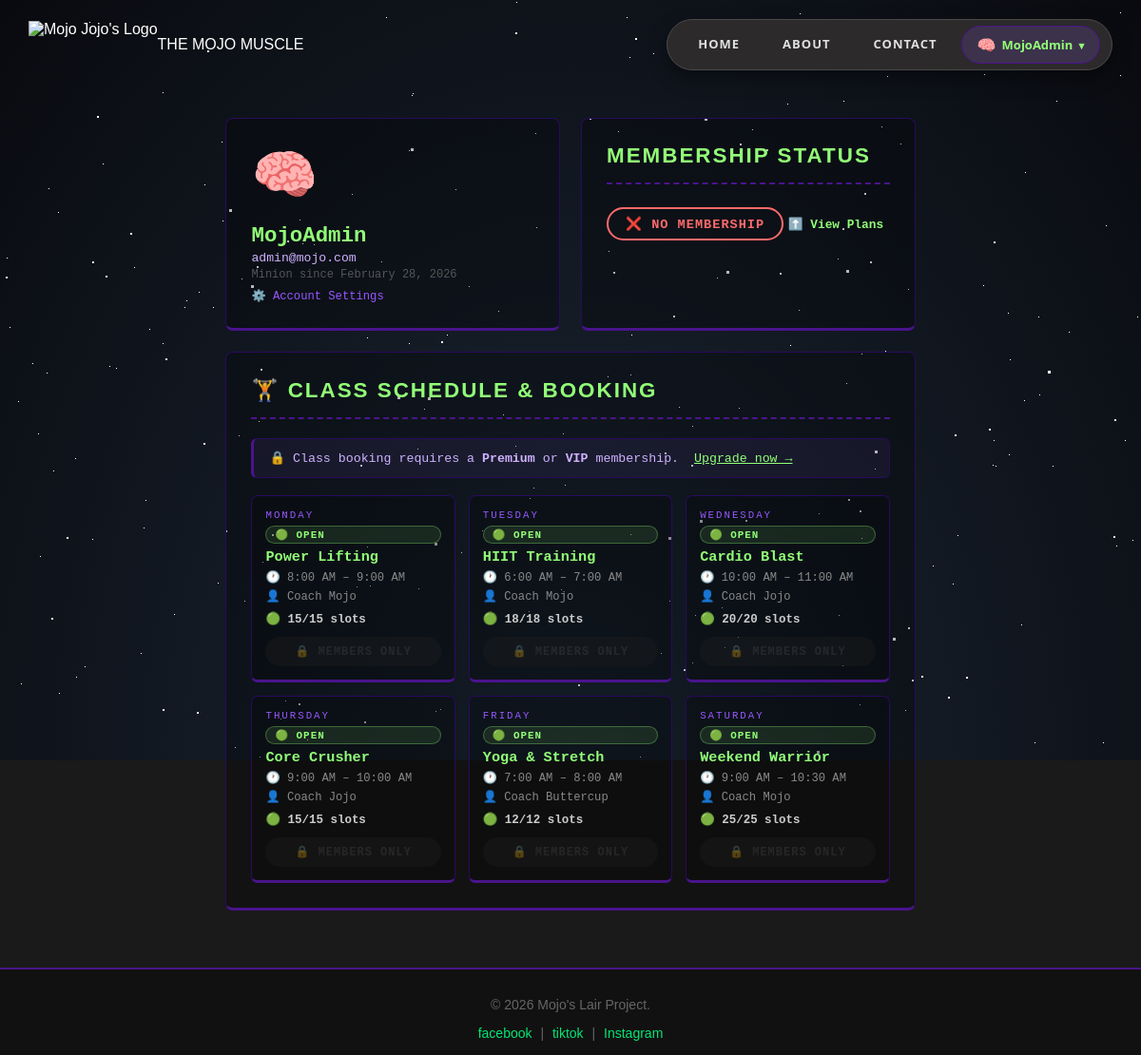
The page /dashboard.php (signed in) on the database as committed earlier.
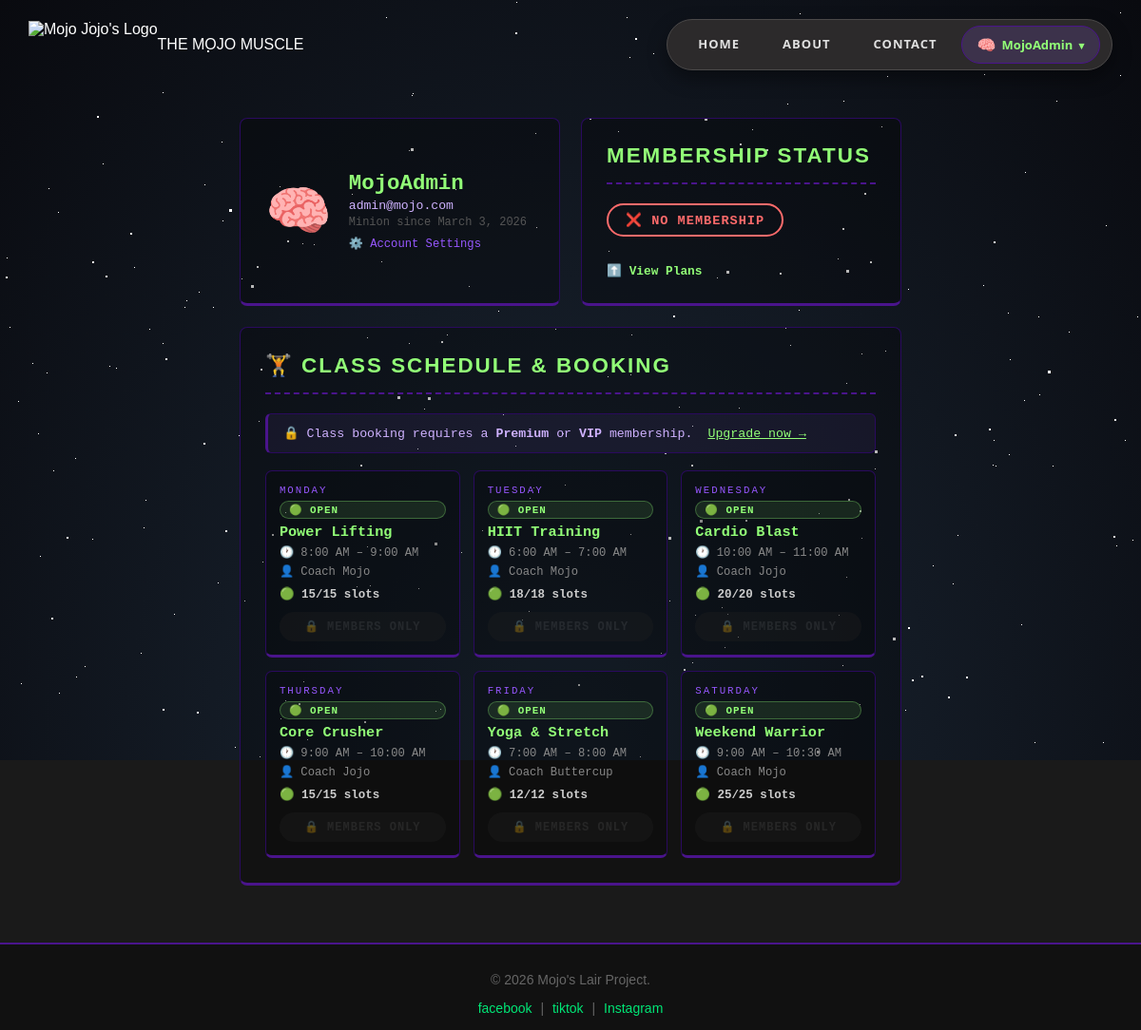
The same page on the database as committed later.
### tables this page shows
CREATE TABLE `users` (
  `id` int(11) NOT NULL,
  `username` varchar(50) NOT NULL,
  `email` varchar(100) NOT NULL,
  `password` varchar(255) NOT NULL,
  `role` enum('member','admin') DEFAULT 'member',
  `created_at` timestamp NOT NULL DEFAULT current_timestamp()
);

CREATE TABLE `gym_classes` (
  `id` int(11) NOT NULL,
  `class_name` varchar(100) NOT NULL,
  `instructor` varchar(100) NOT NULL,
  `schedule_day` enum('Monday','Tuesday','Wednesday','Thursday','Friday','Saturday','Sunday') NOT NULL,
  `start_time` time NOT NULL,
  `end_time` time NOT NULL,
  `max_slots` int(11) DEFAULT 20,
  `created_at` timestamp NOT NULL DEFAULT current_timestamp()
);

### dashboard.php (the view, shortened to what this page needs)
<?php
require_once __DIR__ . '/config/db.php';
$user_id = $_SESSION['user_id'];
$stmt = $conn->prepare("
    SELECT u.username, u.email, u.created_at, m.plan, m.status, m.start_date, m.end_date
    FROM users u
    LEFT JOIN memberships m ON m.id = (SELECT id FROM memberships WHERE user_id = u.id ORDER BY id DESC LIMIT 1)
    WHERE u.id = ?
");
$stmt->bind_param("i", $user_id); $stmt->execute();
$user = $stmt->get_result()->fetch_assoc(); $stmt->close();
$cs = $conn->prepare("
    SELECT gc.*,
           (SELECT COUNT(*) FROM bookings WHERE class_id=gc.id) AS booked_count,
           (SELECT COUNT(*) FROM bookings WHERE class_id=gc.id AND user_id=?) AS is_booked
    FROM gym_classes gc
    ORDER BY FIELD(gc.schedule_day,'Monday','Tuesday','Wednesday','Thursday','Friday','Saturday','Sunday'), gc.start_time
");
$cs->bind_param("i", $user_id); $cs->execute();
$all_classes = $cs->get_result()->fetch_all(MYSQLI_ASSOC); $cs->close();
$plan       = $user['plan']   ?? 'Free';
$status     = $user['status'] ?? '';
$mem_active = $status === 'active';
$pd_map     = [
    'Free'=>['FREE','#aaa','🆓'], 'Monthly'=>['FREE','#aaa','🆓'],
    'Premium'=>['PREMIUM','#92ff77','⭐'], 'Quarterly'=>['PREMIUM','#92ff77','⭐'],
    'VIP'=>['VIP','#ffd700','👑'], 'Annual'=>['VIP','#ffd700','👑'],
];
[$label, $color, $icon] = $pd_map[$plan] ?? ['FREE','#aaa','🆓'];
$can_book = $mem_active && $label !== 'FREE';
$days_left = $pct = 0;
?>
<!DOCTYPE html>
<html lang="en">
<head>
    <link rel="stylesheet" href="assets/css/style.css">
    <link rel="stylesheet" href="assets/css/bg.css">
    <link rel="stylesheet" href="assets/css/inup.css">
    <link rel="stylesheet" href="assets/css/home.css">
</head>
<body>
<?php include 'bg.php'; ?>
<?php $page = "DASHBOARD"; include 'navbar.php'; ?>
<div class="dash-wrapper">
    <div class="dash-section">
        <div class="dash-card profile-card">
            <div class="profile-avatar">🧠</div>
            <div class="profile-info">
                <h2 class="profile-name"><?php echo htmlspecialchars($user['username']); ?></h2>
                <p class="profile-email"><?php echo htmlspecialchars($user['email']); ?></p>
                <p class="profile-joined">Minion since <?php echo date('F j, Y', strtotime($user['created_at'])); ?></p>
                <a href="profile.php" class="dash-settings-link">⚙️ Account Settings</a>
            </div>
        </div>
        <div class="dash-card membership-card">
            <p class="card-title">Membership Status</p>
            <?php if ($mem_active): ?>
            <div class="mem-badge" style="border-color:<?php echo $color; ?>; color:<?php echo $color; ?>;">
                <?php echo $icon.' '.$label; ?> — ACTIVE
            </div>
            <?php if ($label !== 'FREE'): ?>
            <div class="mem-detail"><span>📅 Started</span><span><?php echo date('M j, Y', strtotime($user['start_date'])); ?></span></div>
            <div class="mem-detail"><span>⏳ Expires</span><span><?php echo date('M j, Y', strtotime($user['end_date'])); ?></span></div>
            <div class="mem-detail">
                <span>🗓️ Days Left</span>
                <span style="color:<?php echo $days_left < 7 ? '#ff6b6b' : '#92ff77'; ?>"><?php echo $days_left; ?> days</span>
            </div>
            <?php if ($pct > 0): ?>
            <div class="mem-bar-wrap">
                <div class="mem-bar"><div class="mem-bar-fill" style="width:<?php echo $pct; ?>%; background:<?php echo $color; ?>;"></div></div>
                <small><?php echo $pct; ?>% remaining</small>
            </div>
            <?php endif; ?>
            <?php else: ?>
            <p style="color:#888; font-size:0.82rem; margin-top:12px;">You're on the free plan. Upgrade to unlock class booking, priority slots & more.</p>
            <?php endif; ?>
            <a href="plans.php" class="upgrade-link" style="color:<?php echo $label==='FREE'?'#92ff77':($label==='PREMIUM'?'#ffd700':'#cfb2ff'); ?>">
                <?php echo $label==='FREE'?'⬆️ Upgrade Plan':($label==='PREMIUM'?'👑 Go VIP':'✅ You\'re on the best plan!'); ?>
            </a>
            <?php else: ?>
            <div class="mem-badge" style="border-color:#ff6b6b; color:#ff6b6b;">❌ NO MEMBERSHIP</div>
            <a href="plans.php" class="upgrade-link" style="color:#92ff77;">⬆️ View Plans</a>
            <?php endif; ?>
        </div>
    </div>
    <div class="dash-card full-width">
        <p class="card-title">🏋️ Class Schedule & Booking</p>
        <?php if (!$can_book): ?>
        <div class="upgrade-notice">
            <?php if ($label === 'FREE'): ?>
            🔒 Class booking requires a <strong>Premium</strong> or <strong>VIP</strong> membership.
            <a href="plans.php" style="color:#92ff77; margin-left:8px;">Upgrade now →</a>
            <?php else: ?>
            Your membership is inactive. <a href="plans.php" style="color:#92ff77;">View plans →</a>
            <?php endif; ?>
        </div>
        <?php endif; ?>
        <div class="classes-grid">
            <?php foreach ($all_classes as $cls):
                $slots_left = $cls['max_slots'] - $cls['booked_count'];
                $is_booked  = (bool)$cls['is_booked'];
                $is_full    = $slots_left <= 0 && !$is_booked;
                $is_closed  = ($cls['status'] ?? 'open') === 'closed';
                $cls_class  = $is_closed ? 'closed-class' : ($is_booked ? 'booked' : ($is_full ? 'full' : ''));
                $time_str   = date('g:i A', strtotime($cls['start_time'])).' – '.date('g:i A', strtotime($cls['end_time']));
            ?>
            <div class="class-card <?php echo $cls_class; ?>">
                <div class="class-day"><?php echo $cls['schedule_day']; ?></div>
                <span class="class-status-badge <?php echo $is_closed ? 'closed' : 'open'; ?>">
                    <?php echo $is_closed ? '🔴 CLOSED' : '🟢 OPEN'; ?>
                </span>
                <div class="class-name"><?php echo htmlspecialchars($cls['class_name']); ?></div>
                <div class="class-meta">🕐 <?php echo $time_str; ?></div>
                <div class="class-meta">👤 <?php echo htmlspecialchars($cls['instructor']); ?></div>
                <?php if (!$is_closed): ?>
                <div class="class-slots <?php echo $slots_left <= 3 ? 'low' : ''; ?>">
                    <?php if ($is_booked): ?>✅ Booked
                    <?php elseif ($is_full): ?>🔴 Full
                    <?php else: ?>🟢 <?php echo $slots_left; ?>/<?php echo $cls['max_slots']; ?> slots
                    <?php endif; ?>
                </div>
                <?php if ($can_book): ?>
                    <?php if ($is_booked): ?>
                        <button class="class-btn cancel-btn" data-id="<?php echo $cls['id']; ?>">CANCEL</button>
                    <?php elseif (!$is_full): ?>
                        <button class="class-btn book-btn" data-id="<?php echo $cls['id']; ?>">BOOK CLASS</button>
                    <?php else: ?>
                        <button class="class-btn" disabled>FULL</button>
                    <?php endif; ?>
                <?php else: ?>
                    <button class="class-btn" disabled style="opacity:0.35;">🔒 MEMBERS ONLY</button>
                <?php endif; ?>
                <?php else: ?>
                <button class="class-btn" disabled style="background:#2a0000; color:#ff6b6b; border:1px solid #4a0000;">UNAVAILABLE</button>
                <?php endif; ?>
            </div>
            <?php endforeach; ?>
        </div>
    </div>
</div>
<?php include 'footer.php'; ?>
</body>
</html>

### bg.php (shortened to what this page needs)
<!DOCTYPE html>
<html lang="en">
<head>
    <link rel="stylesheet" href="assets/css/bg.css">
</head>
<body>
    <div class="container">
      <div id="stars3"></div>
    </div>
</body>
</html>

### navbar.php (shortened to what this page needs)
<?php
$is_logged = isset($_SESSION['user_id']);
$username  = $_SESSION['username'] ?? '';
?>
<nav class="navbar">
    <div class="nav-brand">
        <img src="Assets/image/logo.png" alt="Mojo Jojo's Logo" class="nav-logo">
        <header>THE MOJO MUSCLE</header>
    </div>
    <ul class="nav-links">
        <li><a href="HOME.php"    class="<?php echo ($page == 'HOME')    ? 'active' : ''; ?>">HOME</a></li>
        <li><a href="about.php"   class="<?php echo ($page == 'ABOUT')   ? 'active' : ''; ?>">ABOUT</a></li>
        <li><a href="contact.php" class="<?php echo ($page == 'CONTACT') ? 'active' : ''; ?>">CONTACT</a></li>
        <?php if ($is_logged): ?>
        <li class="nav-dropdown">
            <button class="nav-user-btn" id="nav-user-btn">
                <span class="nav-avatar">🧠</span>
                <span class="nav-username"><?php echo htmlspecialchars($username); ?></span>
                <span class="nav-chevron">▾</span>
            </button>
        </li>
        <?php else: ?>
        <li><a href="#" id="open-signin-btn" class="<?php echo ($page == 'LOGIN') ? 'active' : ''; ?>">SIGN IN</a></li>
        <?php endif; ?>
    </ul>
</nav>

### footer.php
<footer class="footer">
    <div class="footer-container">
        <p>&copy; <?php echo date("Y"); ?> Mojo's Lair Project.</p>
        <div class="social-links">
            <a href="#">facebook</a> | <a href="#">tiktok</a> | <a href="#">Instagram</a>
        </div>
    </div>
</footer>

### Assets/CSS/style.css (style rules this page uses)
body { font-family: 'Courier New', Courier, monospace; background-color: #1a1a1a; color: #e0e0e0; display: flex; flex-direction: column; min-height: 100vh; margin: 0; }
.navbar { padding: 20px 30px; display: flex; justify-content: space-between; align-items: center; background-color: transparent; border: none; box-shadow: none; }
.nav-brand { display: flex; align-items: center; text-decoration: none; }
.nav-logo { height: 50px; width: auto; display: block; }
.nav-links { list-style: none; margin: 0; padding: 6px 12px; display: flex; gap: 5px; background-color: #2c2a2b; border: 1px solid #4b4949; border-radius: 50px; box-shadow: 0 8px 20px rgba(0, 0, 0, 0.4); }
.nav-links a { display: inline-block; color: #e0e0e0; text-decoration: none; font-family: 'Segoe UI', Tahoma, Geneva, Verdana, sans-serif; font-weight: 600; font-size: 13px; letter-spacing: 1px; padding: 10px 20px; border-radius: 30px; transition: all 0.3s ease; }
.card-title { color: #92ff77; font-size: 1.4rem; font-weight: 800; text-transform: uppercase; letter-spacing: 2px; margin-top: 0; margin-bottom: 20px; border-bottom: 2px dashed #4a148c; padding-bottom: 15px; }
footer { background-color: #111; color: #666; text-align: center; padding: 15px 0; border-top: 2px solid #4a148c; font-size: 14px; margin-top: auto; }
.footer-container { max-width: 1200px; margin: 0 auto; padding: 0 20px; }
.social-links a { color: #00e676; text-decoration: none; margin: 0 5px; }

### bg.php (style rules this page uses)
body { margin: 0; color: white; font-family: sans-serif; }

### navbar.php (style rules this page uses)
.nav-dropdown { position: relative; display: flex; align-items: center; }
.nav-user-btn { display: flex; align-items: center; gap: 6px; background: rgba(151, 95, 255, 0.15); border: 1px solid #4a148c; border-radius: 30px; padding: 8px 16px; color: #92ff77; font-family: 'Segoe UI', sans-serif; font-weight: 600; font-size: 13px; cursor: pointer; transition: all 0.3s ease; white-space: nowrap; }
.nav-avatar { font-size: 1rem; }
.nav-username { max-width: 100px; overflow: hidden; text-overflow: ellipsis; }
.nav-chevron { font-size: 0.7rem; transition: transform 0.3s; }

Rows that differ between the two databases and show on the page:
changed users "MojoAdmin": created_at "February 28, 2026" → "March 3, 2026"
